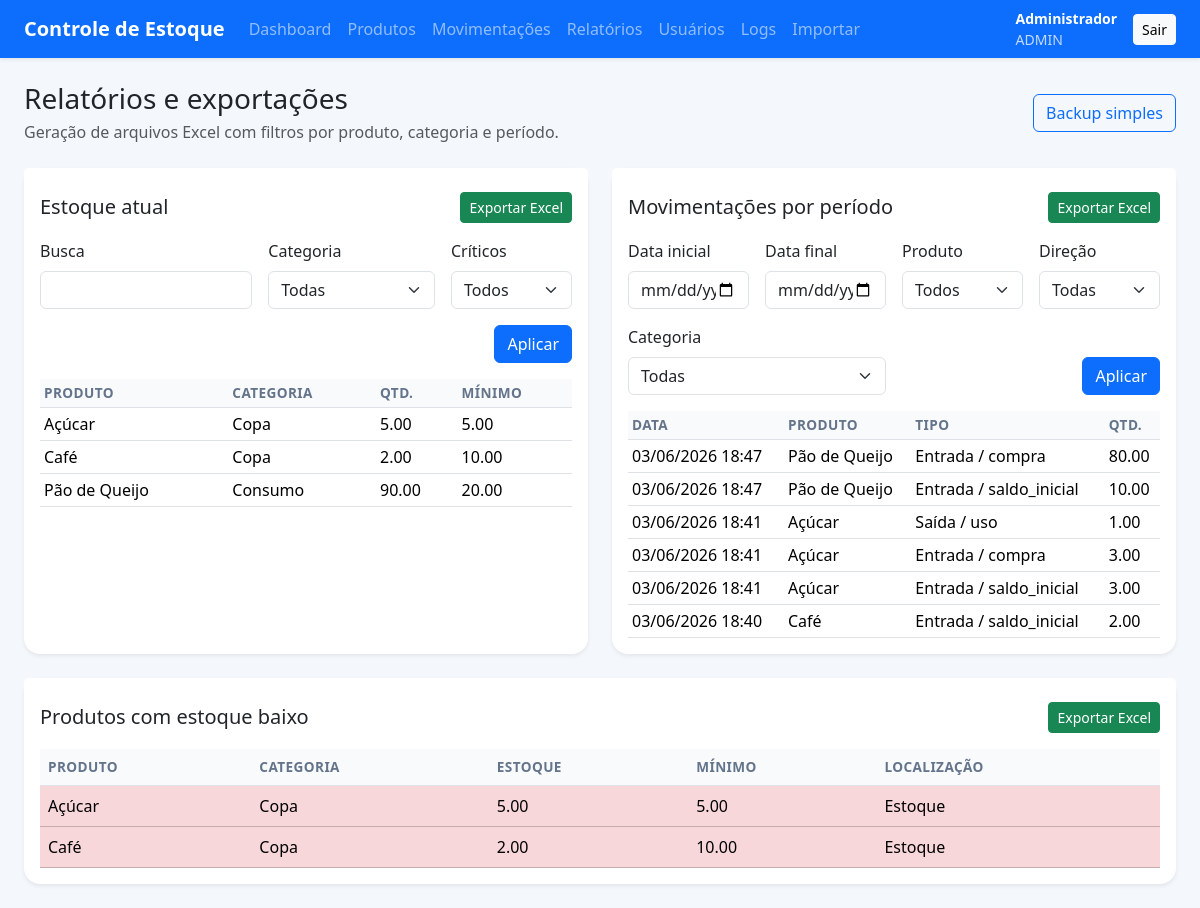
The app's page /reports (signed in) with its own data.
### app/models.py (models this page shows, shortened)
class User(UserMixin, db.Model):
    __tablename__ = "users"
    id = db.Column(db.Integer, primary_key=True)
    username = db.Column(db.String(80), unique=True, nullable=False, index=True)
    full_name = db.Column(db.String(120), nullable=False)
    password_hash = db.Column(db.String(255), nullable=False)
    role = db.Column(db.String(20), nullable=False, default="user", index=True)
    is_active_user = db.Column(db.Boolean, nullable=False, default=True)
    created_at = db.Column(db.DateTime, default=datetime.utcnow, nullable=False)
    last_login = db.Column(db.DateTime)
    movements = db.relationship("StockMovement", back_populates="user", lazy=True)
    logs = db.relationship("ActionLog", back_populates="user", lazy=True)
    @property
    def is_active(self):
        return self.is_active_user

class Product(db.Model):
    __tablename__ = "products"
    id = db.Column(db.Integer, primary_key=True)
    name = db.Column(db.String(150), nullable=False, index=True)
    description = db.Column(db.Text)
    category = db.Column(db.String(100), nullable=False, index=True)
    unit = db.Column(db.String(30), nullable=False)
    quantity = db.Column(db.Float, nullable=False, default=0)
    quantity_min = db.Column(db.Float, nullable=False, default=0)
    location = db.Column(db.String(100))
    notes = db.Column(db.Text)
    created_at = db.Column(db.DateTime, default=datetime.utcnow, nullable=False)
    version_id = db.Column(db.Integer, nullable=False, default=1)
    movements = db.relationship(
        "StockMovement",
        back_populates="product",
        cascade="all, delete-orphan",
        lazy=True,
    )
    __table_args__ = (
        db.CheckConstraint("quantity >= 0", name="ck_products_quantity_non_negative"),
        db.CheckConstraint(
            "quantity_min >= 0", name="ck_products_quantity_min_non_negative"
        ),
        db.UniqueConstraint("name", "category", name="uq_products_name_category"),
    )
    __mapper_args__ = {"version_id_col": version_id}

class StockMovement(db.Model):
    __tablename__ = "stock_movements"
    id = db.Column(db.Integer, primary_key=True)
    product_id = db.Column(db.Integer, db.ForeignKey("products.id"), nullable=False, index=True)
    user_id = db.Column(db.Integer, db.ForeignKey("users.id"), nullable=False, index=True)
    direction = db.Column(db.String(10), nullable=False, index=True)
    reason = db.Column(db.String(60), nullable=False)
    quantity = db.Column(db.Float, nullable=False)
    previous_quantity = db.Column(db.Float, nullable=False)
    new_quantity = db.Column(db.Float, nullable=False)
    note = db.Column(db.Text)
    created_at = db.Column(db.DateTime, default=datetime.utcnow, nullable=False, index=True)
    product = db.relationship("Product", back_populates="movements")
    user = db.relationship("User", back_populates="movements")
    __table_args__ = (
        db.CheckConstraint("quantity > 0", name="ck_movements_quantity_positive"),
        db.CheckConstraint(
            "direction IN ('IN', 'OUT')", name="ck_movements_direction_valid"
        ),
    )

### app/routes.py (the view)
@main_bp.route("/reports")
@login_required
def reports():
    stock_search = request.args.get("stock_q", "").strip()
    stock_category = request.args.get("stock_category", "").strip()
    stock_low_only = request.args.get("stock_low_only", "0") == "1"
    start_date = request.args.get("start_date", "")
    end_date = request.args.get("end_date", "")
    product_id = request.args.get("product_id", "")
    movement_category = request.args.get("movement_category", "")
    direction = request.args.get("direction", "")
    filtered_products = product_query_with_filters(
        search_term=stock_search,
        category=stock_category,
        low_only=stock_low_only,
    ).all()
    filtered_movements = movement_query_with_filters(
        start_date=start_date,
        end_date=end_date,
        product_id=product_id,
        category=movement_category,
        direction=direction,
    ).limit(50).all()
    low_stock_products = product_query_with_filters(low_only=True).all()
    return render_template(
        "reports.html",
        categories=distinct_categories(),
        products=Product.query.order_by(Product.name.asc()).all(),
        filtered_products=filtered_products,
        filtered_movements=filtered_movements,
        low_stock_products=low_stock_products,
        stock_search=stock_search,
        stock_category=stock_category,
        stock_low_only=stock_low_only,
        start_date=start_date,
        end_date=end_date,
        selected_product_id=product_id,
        movement_category=movement_category,
        selected_direction=direction,
    )

### app/models.py (called while the page is built)
@login_manager.user_loader
def load_user(user_id):
    return User.query.get(int(user_id))

### app/services.py (called while the page is built, shortened)
def distinct_categories():
    rows = db.session.query(Product.category).filter(Product.category.isnot(None)).distinct().order_by(Product.category).all()
    return [row[0] for row in rows if row[0]]

def product_query_with_filters(search_term="", category="", low_only=False):
    query = Product.query
    if category:
        query = query.filter(Product.category == category)
    if low_only:
        query = query.filter(Product.quantity <= Product.quantity_min)
    return query.order_by(Product.name.asc())

def movement_query_with_filters(start_date="", end_date="", product_id="", category="", direction=""):
    query = StockMovement.query.join(Product).join(StockMovement.user)
    if start_date:
        query = query.filter(func.date(StockMovement.created_at) >= start_date)
    if end_date:
        query = query.filter(func.date(StockMovement.created_at) <= end_date)
    if product_id:
        query = query.filter(StockMovement.product_id == int(product_id))
    if category:
        query = query.filter(Product.category == category)
    if direction:
        query = query.filter(StockMovement.direction == direction)
    return query.order_by(StockMovement.created_at.desc())

### templates/reports.html (shortened to what this page needs)
{% extends 'base.html' %}
{% block content %}
<div class="d-flex flex-wrap justify-content-between align-items-center mb-4 gap-3">
    <div>
        <h1 class="h3 mb-1">Relatórios e exportações</h1>
        <p class="text-muted mb-0">Geração de arquivos Excel com filtros por produto, categoria e período.</p>
    </div>
    {% if current_user.role == 'admin' %}
    <a class="btn btn-outline-primary" href="{{ url_for('main.backup_download') }}">Backup simples</a>
    {% endif %}
</div>
<div class="row g-4">
    <div class="col-lg-6">
        <div class="card border-0 shadow-sm h-100">
            <div class="card-header bg-white border-0 pt-4 pb-0 d-flex justify-content-between align-items-center">
                <h2 class="h5 mb-0">Estoque atual</h2>
                <a class="btn btn-sm btn-success" href="{{ url_for('main.export_current_stock', stock_q=stock_search, stock_category=stock_category, stock_low_only=1 if stock_low_only else 0) }}">Exportar Excel</a>
            </div>
            <div class="card-body">
                <form method="get" class="row g-3 mb-3">
                    <div class="col-md-5">
                        <label class="form-label">Busca</label>
                        <input class="form-control" name="stock_q" value="{{ stock_search }}">
                    </div>
                    <div class="col-md-4">
                        <label class="form-label">Categoria</label>
                        <select class="form-select" name="stock_category">
                            <option value="">Todas</option>
                        </select>
                    </div>
                    <div class="col-md-3">
                        <label class="form-label">Críticos</label>
                        <select class="form-select" name="stock_low_only">
                            <option value="0" {% if not stock_low_only %}selected{% endif %}>Todos</option>
                        </select>
                    </div>
                    <div class="col-12 d-flex justify-content-end">
                        <button class="btn btn-primary">Aplicar</button>
                    </div>
                </form>
                <div class="table-responsive preview-table">
                    <table class="table table-sm align-middle mb-0">
                        <thead><tr><th>Produto</th><th>Categoria</th><th>Qtd.</th><th>Mínimo</th></tr></thead>
                        <tbody>
                            {% for product in filtered_products[:10] %}
                            <tr>
                                <td>{{ product.name }}</td>
                                <td>{{ product.category }}</td>
                                <td>{{ '%.2f'|format(product.quantity) }}</td>
                                <td>{{ '%.2f'|format(product.quantity_min) }}</td>
                            </tr>
                            {% else %}
                            <tr><td colspan="4" class="text-center text-muted py-3">Sem dados para os filtros.</td></tr>
                            {% endfor %}
                        </tbody>
                    </table>
                </div>
            </div>
        </div>
    </div>
    <div class="col-lg-6">
        <div class="card border-0 shadow-sm h-100">
            <div class="card-header bg-white border-0 pt-4 pb-0 d-flex justify-content-between align-items-center">
                <h2 class="h5 mb-0">Movimentações por período</h2>
                <a class="btn btn-sm btn-success" href="{{ url_for('main.export_movements', start_date=start_date, end_date=end_date, product_id=selected_product_id, movement_category=movement_category, direction=selected_direction) }}">Exportar Excel</a>
            </div>
            <div class="card-body">
                <form method="get" class="row g-3 mb-3">
                    <div class="col-md-3">
                        <label class="form-label">Data inicial</label>
                        <input class="form-control" type="date" name="start_date" value="{{ start_date }}">
                    </div>
                    <div class="col-md-3">
                        <label class="form-label">Data final</label>
                        <input class="form-control" type="date" name="end_date" value="{{ end_date }}">
                    </div>
                    <div class="col-md-3">
                        <label class="form-label">Produto</label>
                        <select class="form-select" name="product_id">
                            <option value="">Todos</option>
                        </select>
                    </div>
                    <div class="col-md-3">
                        <label class="form-label">Direção</label>
                        <select class="form-select" name="direction">
                            <option value="">Todas</option>
                        </select>
                    </div>
                    <div class="col-md-6">
                        <label class="form-label">Categoria</label>
                        <select class="form-select" name="movement_category">
                            <option value="">Todas</option>
                        </select>
                    </div>
                    <div class="col-md-6 d-flex align-items-end justify-content-end">
                        <button class="btn btn-primary">Aplicar</button>
                    </div>
                </form>
                <div class="table-responsive preview-table">
                    <table class="table table-sm align-middle mb-0">
                        <thead><tr><th>Data</th><th>Produto</th><th>Tipo</th><th>Qtd.</th></tr></thead>
                        <tbody>
                            {% for movement in filtered_movements[:10] %}
                            <tr>
                                <td>{{ movement.created_at.strftime('%d/%m/%Y %H:%M') }}</td>
                                <td>{{ movement.product.name }}</td>
                                <td>{{ 'Entrada' if movement.direction == 'IN' else 'Saída' }} / {{ movement.reason }}</td>
                                <td>{{ '%.2f'|format(movement.quantity) }}</td>
                            </tr>
                            {% else %}
                            <tr><td colspan="4" class="text-center text-muted py-3">Sem dados para os filtros.</td></tr>
                            {% endfor %}
                        </tbody>
                    </table>
                </div>
            </div>
        </div>
    </div>
    <div class="col-12">
        <div class="card border-0 shadow-sm">
            <div class="card-header bg-white border-0 pt-4 pb-0 d-flex justify-content-between align-items-center">
                <h2 class="h5 mb-0">Produtos com estoque baixo</h2>
                <a class="btn btn-sm btn-success" href="{{ url_for('main.export_low_stock') }}">Exportar Excel</a>
            </div>
            <div class="card-body">
                <div class="table-responsive preview-table">
                    <table class="table align-middle mb-0">
                        <thead><tr><th>Produto</th><th>Categoria</th><th>Estoque</th><th>Mínimo</th><th>Localização</th></tr></thead>
                        <tbody>
                            {% for product in low_stock_products %}
                            <tr class="table-danger">
                                <td>{{ product.name }}</td>
                                <td>{{ product.category }}</td>
                                <td>{{ '%.2f'|format(product.quantity) }}</td>
                                <td>{{ '%.2f'|format(product.quantity_min) }}</td>
                                <td>{{ product.location or '-' }}</td>
                            </tr>
                            {% else %}
                            <tr><td colspan="5" class="text-center text-muted py-3">Nenhum produto em situação crítica.</td></tr>
                            {% endfor %}
                        </tbody>
                    </table>
                </div>
            </div>
        </div>
    </div>
</div>
{% endblock %}

### templates/base.html (shortened to what this page needs)
<!doctype html>
<html lang="pt-BR">
<head>
    <link href="https://cdn.jsdelivr.net/npm/bootstrap@5.3.3/dist/css/bootstrap.min.css" rel="stylesheet">
    <link href="https://cdn.jsdelivr.net/npm/bootstrap-icons@1.11.3/font/bootstrap-icons.css" rel="stylesheet">
    <link href="{{ url_for('static', filename='style.css') }}" rel="stylesheet">
</head>
<body>
<nav class="navbar navbar-expand-lg navbar-dark bg-primary shadow-sm">
    <div class="container-fluid px-4">
        <a class="navbar-brand fw-semibold" href="{{ url_for('main.dashboard') }}">{{ app_name }}</a>
        {% if current_user.is_authenticated %}
        <div class="collapse navbar-collapse" id="menu">
            <ul class="navbar-nav me-auto mb-2 mb-lg-0">
                <li class="nav-item"><a class="nav-link" href="{{ url_for('main.dashboard') }}">Dashboard</a></li>
                <li class="nav-item"><a class="nav-link" href="{{ url_for('main.products_list') }}">Produtos</a></li>
                <li class="nav-item"><a class="nav-link" href="{{ url_for('main.movements_list') }}">Movimentações</a></li>
                <li class="nav-item"><a class="nav-link" href="{{ url_for('main.reports') }}">Relatórios</a></li>
                {% if current_user.role == 'admin' %}
                <li class="nav-item"><a class="nav-link" href="{{ url_for('main.users_list') }}">Usuários</a></li>
                <li class="nav-item"><a class="nav-link" href="{{ url_for('main.logs_list') }}">Logs</a></li>
                <li class="nav-item"><a class="nav-link" href="{{ url_for('main.import_products') }}">Importar</a></li>
                {% endif %}
            </ul>
            <div class="d-flex align-items-center gap-3 text-white small">
                <div>
                    <div class="fw-semibold">{{ current_user.full_name }}</div>
                    <div class="opacity-75">{{ current_user.role|upper }}</div>
                </div>
                <a class="btn btn-light btn-sm" href="{{ url_for('auth.logout') }}">Sair</a>
            </div>
        </div>
        {% endif %}
    </div>
</nav>
<main class="container-fluid px-4 py-4">
    {% block content %}{% endblock %}
</main>
</body>
</html>

### static/style.css (style rules this page uses)
body { background: #f4f7fb; }
.card { border-radius: 1rem; }
.table thead th { background: #f8fafc; font-size: 0.85rem; text-transform: uppercase; letter-spacing: 0.03em; color: #64748b; }
.preview-table { max-height: 300px; }

### records on screen
User: full_name "Administrador", role "ADMIN"
Product: name "Açúcar", category "Copa", quantity "5.00", quantity_min "5.00", location "Estoque"
Product: name "Café", category "Copa", quantity "2.00", quantity_min "10.00", location "Estoque"
Product: name "Pão de Queijo", category "Consumo", quantity "90.00", quantity_min "20.00"
StockMovement: created_at "03/06/2026 18:47", product.name "Pão de Queijo", direction "Entrada", reason "compra", quantity "80.00"
StockMovement: created_at "03/06/2026 18:47", product.name "Pão de Queijo", direction "Entrada", reason "saldo_inicial", quantity "10.00"
StockMovement: created_at "03/06/2026 18:41", product.name "Açúcar", direction "Saída", reason "uso", quantity "1.00"
StockMovement: created_at "03/06/2026 18:41", product.name "Açúcar", direction "Entrada", reason "compra", quantity "3.00"
StockMovement: created_at "03/06/2026 18:41", product.name "Açúcar", direction "Entrada", reason "saldo_inicial", quantity "3.00"
StockMovement: created_at "03/06/2026 18:40", product.name "Café", direction "Entrada", reason "saldo_inicial", quantity "2.00"

### other values on screen
{{ app_name }} "Controle de Estoque"
